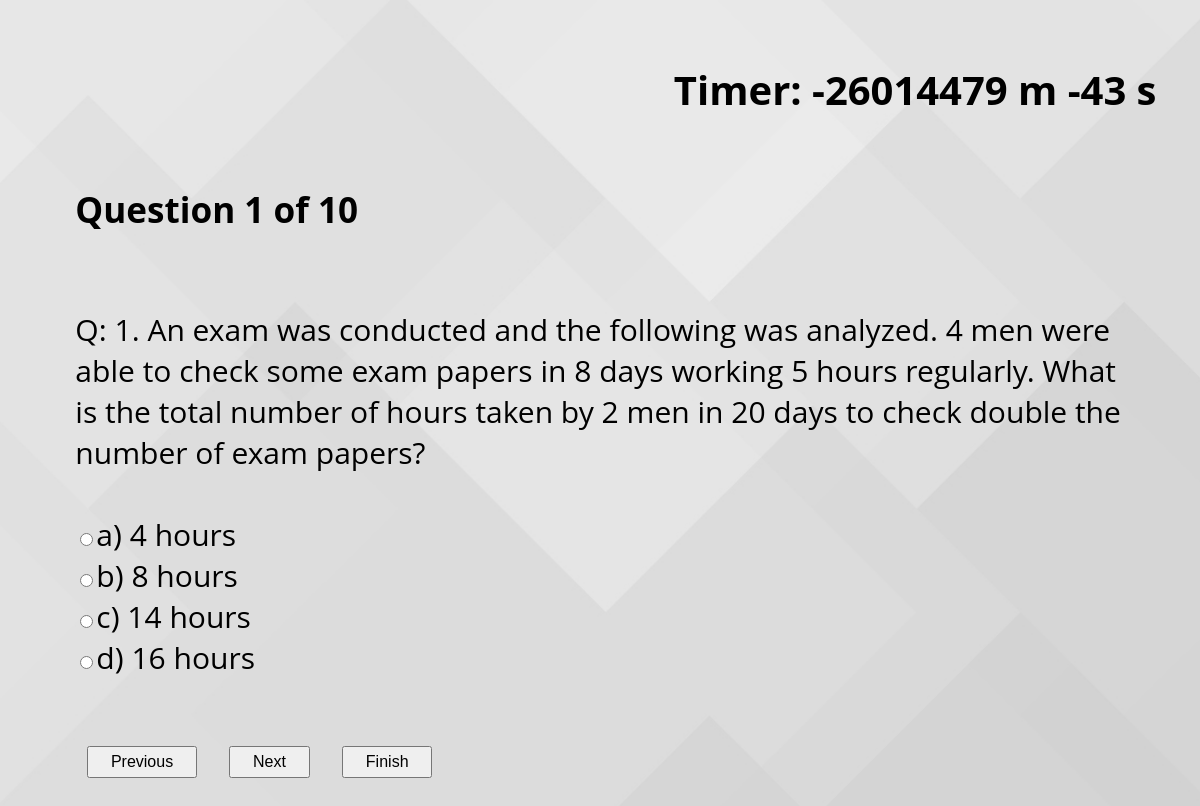
Page /question.php (signed in) on the committed database.
### tables this page shows
CREATE TABLE `QUESTIONS` (
  `qno` int(11) NOT NULL,
  `question` varchar(500) NOT NULL,
  `opt_1` varchar(500) NOT NULL,
  `opt_2` varchar(500) NOT NULL,
  `opt_3` varchar(500) NOT NULL,
  `opt_4` varchar(500) NOT NULL,
  `correct_opt` int(11) NOT NULL
);

### question.php (the view, shortened to what this page needs)
<!DOCTYPE html>
<html>
<head>
</head>
<body>
<h1 id="countdown">Timer: </h1>
<?php
$servername = "localhost";
$username = "root";
$password = "root";
$dbname = "exam";
$conn = new mysqli($servername, $username, $password, $dbname);
	$count=$_SESSION["count"];
			$sql="SELECT * FROM QUESTIONS WHERE qno=$count";
		        $result = $conn->query($sql);
			$row = $result->fetch_assoc();
?>
<div id="alignment">
				<?php echo "<h3> Question ". $row["qno"] ." of ".$_SESSION["total_q"]."</h3>"; ?>
				<?php echo "<br>Q: " . $row["question"]."<br><br>"; ?>
				<form action="question.php" method="POST">
        			<input type="radio" name="opt" value="1"><?php echo "a) " . $row["opt_1"] . "<br>"; ?>
        			<input type="radio" name="opt" value="2"><?php echo "b) " . $row["opt_2"] . "<br>"; ?>
        			<input type="radio" name="opt" value="3"><?php echo "c) " . $row["opt_3"] . "<br>"; ?>
        			<input type="radio" name="opt" value="4"><?php echo "d) " . $row["opt_4"] . "<br>"; ?>
</div>
				<div id="align">
				<button type="submit" formaction="previous.php" name="prev" class="b3">Previous</button>
				<button type="submit" formaction="question.php" name="next" class="b1">Next</button>
				<button type="submit" formaction="result.php" name="finish" class="b2">Finish</button></div>
</body>
</html>

### question.php (style rules this page uses)
.b1,.b2,.b3 { float:left; margin-right:3%; padding:0.5% 2% 0.5% 2%; font-size:80%; }
#alignment { margin:20px; font-size: 30px; padding:0.5% 4% 4% 4%; }
#align { margin:20px; padding-left:5%; }
body { background: url(ques.jpg) no-repeat; background-size: cover; background-position: center; font-family: 'Open Sans', sans-serif; font-size: 125%; position: relative; min-height: 100vh; }
#countdown { text-align:right; padding-right:3%; padding-top:3%; }

### rows in the picture
questions: qno "1", question "1. An exam was conducted and the following was analyzed. 4 men were able to check some exam papers in 8 days working 5 hours regularly. What is the total number of hours taken by 2 men in 20 days to check double the number of exam papers?", opt_1 "4 hours", opt_2 "8 hours", opt_3 "14 hours", opt_4 "16 hours"

### other values in the picture
$_SESSION["total_q"] "10"
